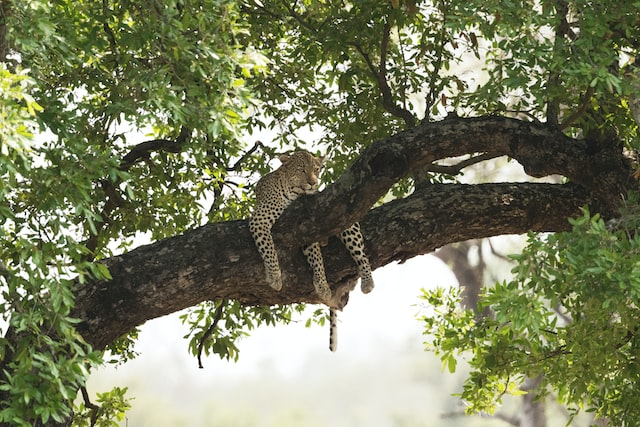
#> input picture 01ProcesamientoDeImagenes/03Filtros/sample.jpg, 640 x 427 px
$ python morph_operations.py
#> lines starting #> are read from the running program, lines starting #| are printed output that depends on the picture
import cv2 as cv
import numpy as np

img = cv.imread('sample.jpg')
#> img is the input picture: shape (427, 640, 3); mean B, G, R 96.8, 127.9, 123.3

kernel = np.ones((5, 5), np.uint8)

opening = cv.morphologyEx(img, cv.MORPH_OPEN, kernel)
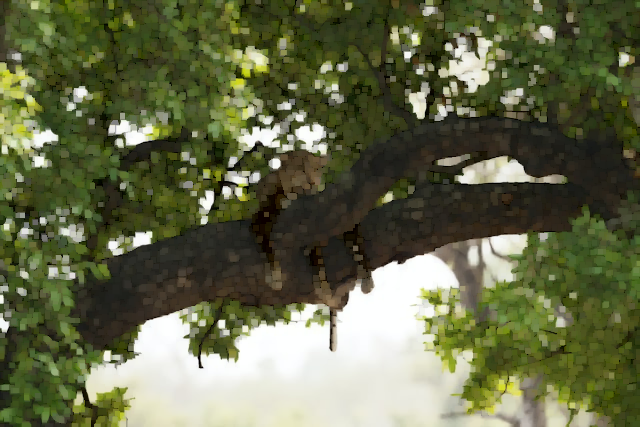
#> opening: shape (427, 640, 3); mean B, G, R 73, 105.5, 100.6
closing = cv.morphologyEx(img, cv.MORPH_CLOSE, kernel)
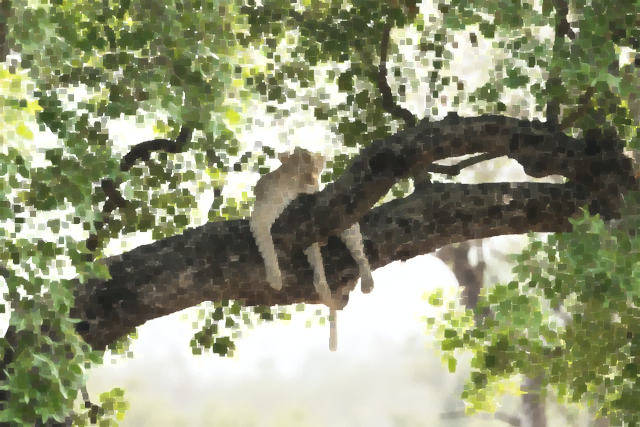
#> closing: shape (427, 640, 3); mean B, G, R 117.6, 148.3, 143.7
gradient = cv.morphologyEx(img, cv.MORPH_GRADIENT, kernel)
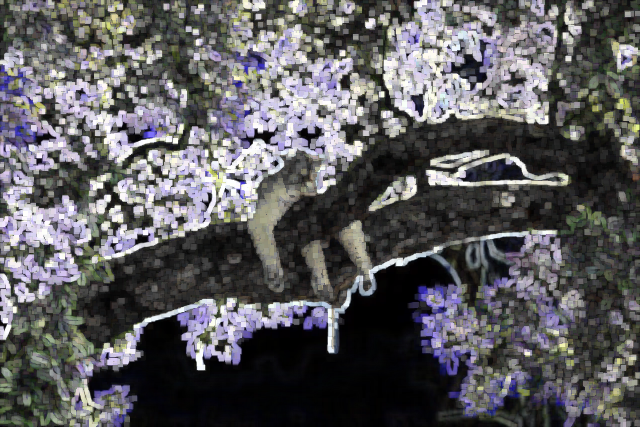
#> gradient: shape (427, 640, 3); mean B, G, R 94.5, 91.9, 92.7
tophat = cv.morphologyEx(img, cv.MORPH_TOPHAT, kernel)
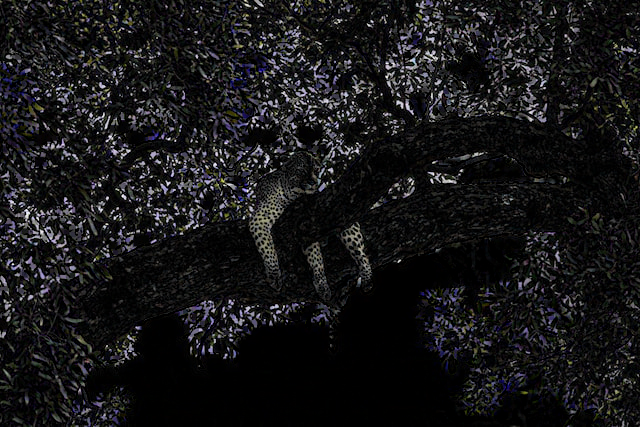
#> tophat: shape (427, 640, 3); mean B, G, R 23.7, 22.5, 22.7
blackhat = cv.morphologyEx(img, cv.MORPH_BLACKHAT, kernel)
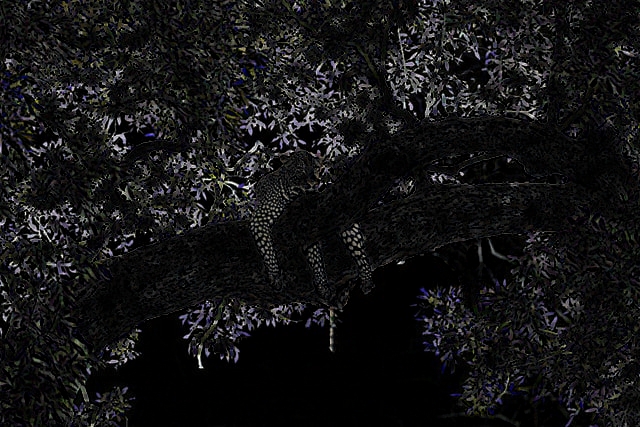
#> blackhat: shape (427, 640, 3); mean B, G, R 20.8, 20.4, 20.4


cv.imshow('original', img)
cv.imshow('opening', opening)
cv.imshow('closing', closing)
cv.imshow('gradient', gradient)
cv.imshow('tophat', tophat)
cv.imshow('blackhat', blackhat)

cv.waitKey(0)

$ run again, with 01ProcesamientoDeImagenes/03Filtros/dog.jpg copied over 01ProcesamientoDeImagenes/03Filtros/sample.jpg
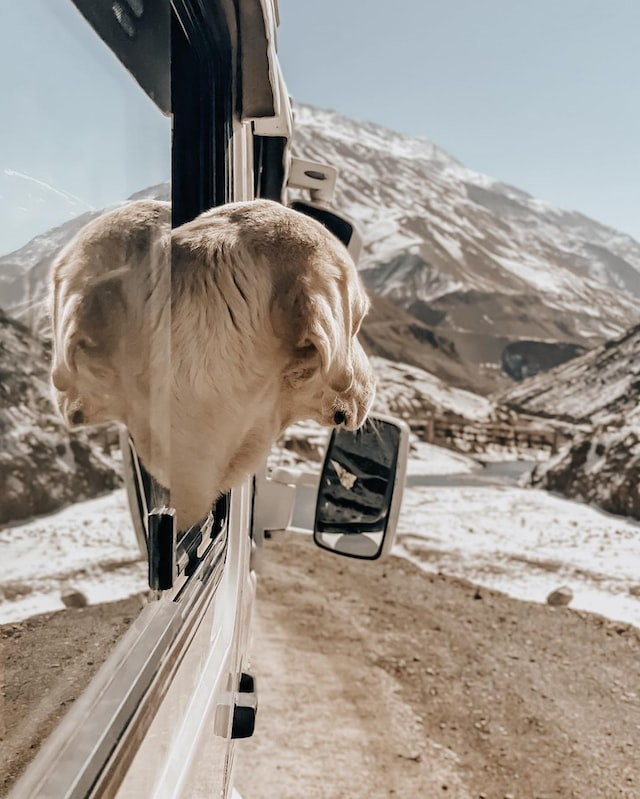
#> input picture 01ProcesamientoDeImagenes/03Filtros/dog.jpg, 640 x 799 px
#> img is the input picture: shape (799, 640, 3); mean B, G, R 139.7, 148.2, 156.6
#> `gradient = cv.morphologyEx(img, cv.MORPH_GRADIENT, kernel)`:
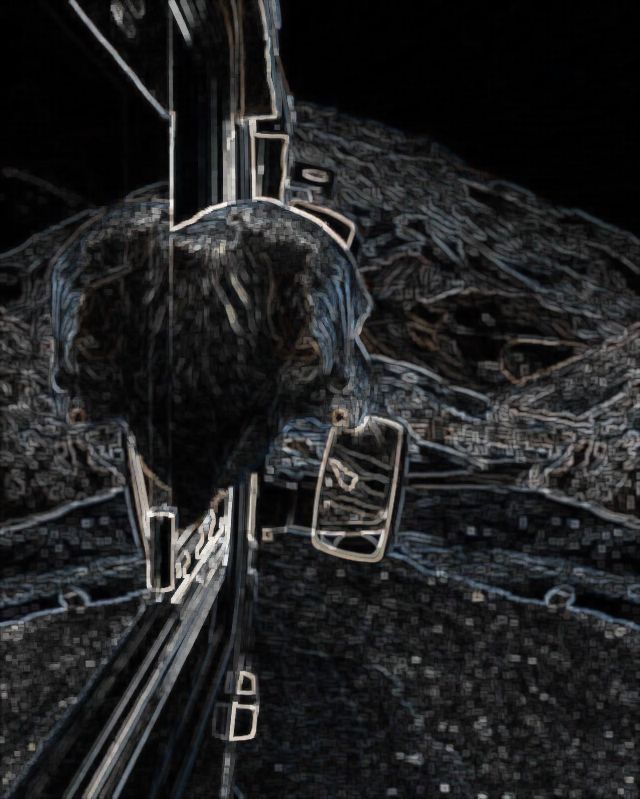
#> gradient: shape (799, 640, 3); mean B, G, R 35.2, 34.3, 33.9
#> `blackhat = cv.morphologyEx(img, cv.MORPH_BLACKHAT, kernel)`:
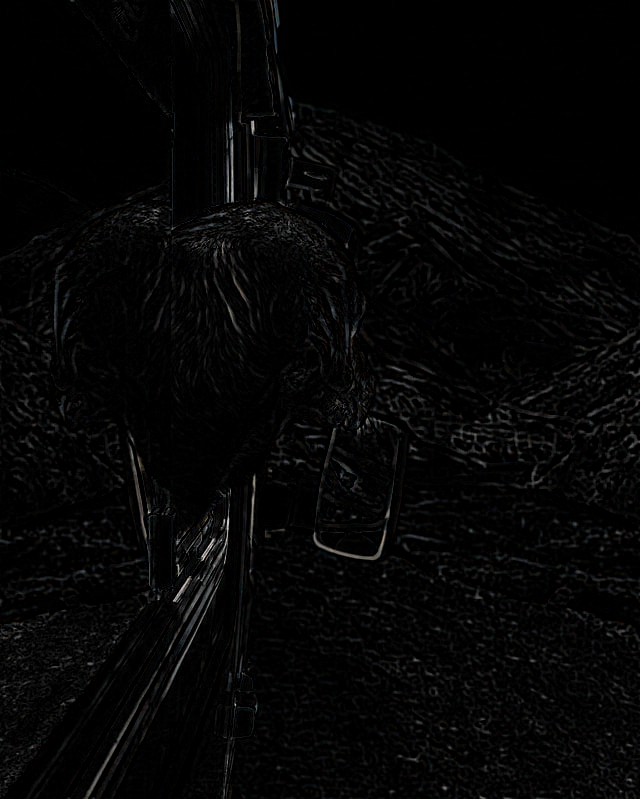
#> blackhat: shape (799, 640, 3); mean B, G, R 5.3, 5.2, 5.3
